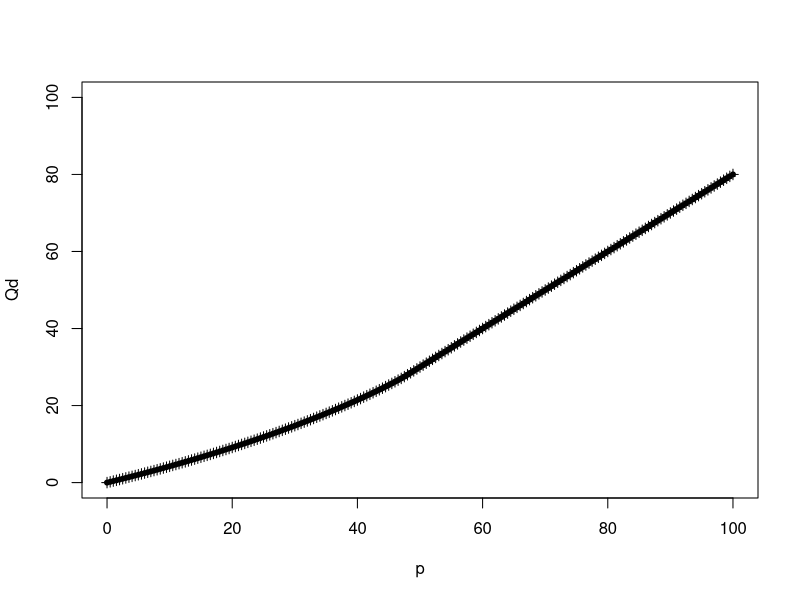
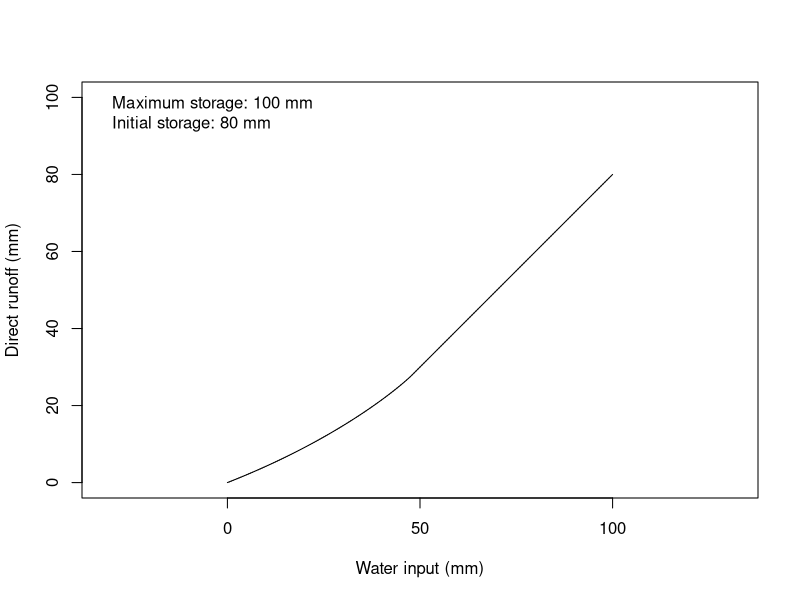

Write the R code that produced these figures, in order.

# Todini (1996)
#
# Signs have been corrected !!!
#
Qd_arno= function(p, w, wmax, b) {
  x= (b+1)*wmax*(1-w/wmax)^(1/(b+1))
  if (p < x) {
   r= p - (wmax - w) + wmax*((1-w/wmax)^(1/(b+1)) - p/(b+1)/wmax)^(b+1)
   # IN PAPER: q= p + (wmax - w) - wmax*((1-w/wmax)^(1/(b+1)) - p/(b+1)/wmax)^(b+1)
  } else {
   r= p - (wmax - w)
   # IN PAPER: q= p + (wmax - w)
  }
  return(r)
}

# Bremicker (2000)
Qd_larsim= function(p, w, wmax, b) {
  x= (1-w/wmax)^(1/(b+1)) - p/(1+b)/wmax
  if (x > 0) {
   r= p - (wmax - w) + wmax*((1-w/wmax)^(1/(b+1)) - p/(b+1)/wmax)^(b+1)
  } else {
   r= p - (wmax - w)
  }
  return(r)
}


b= 0.45
wmax= 100
w= 80

# Comparison of Eqn.s
vp= seq(0, 100, 0.5)
plot(range(vp), range(vp), type="n", xlab="p", ylab="Qd")
for (p in vp) {
  points(p, Qd_arno(p, w, wmax, b), pch=3)
  points(p, Qd_larsim(p, w, wmax, b), pch=20)
}

ofile= "/home/dkneis/progress/echse_apps/doc/doc_latex/current/chapters/part_processes/runoffGeneration/fig/arno.eps"
postscript(file=ofile, width=4, height=4)

# Plot for documentation
plot(range(vp), range(vp), type="n", asp=1, xlab="Water input (mm)", ylab="Direct runoff (mm)")
for (i in 2:length(vp)) {
  lines(c(vp[i-1],vp[i]), c(Qd_larsim(vp[i-1], w, wmax, b),Qd_larsim(vp[i], w, wmax, b)))
}
legend("topleft",bty="n",legend=c(paste("Maximum storage: ",wmax," mm",sep=""),
  paste("Initial storage: ",w," mm",sep="")))
graphics.off()


